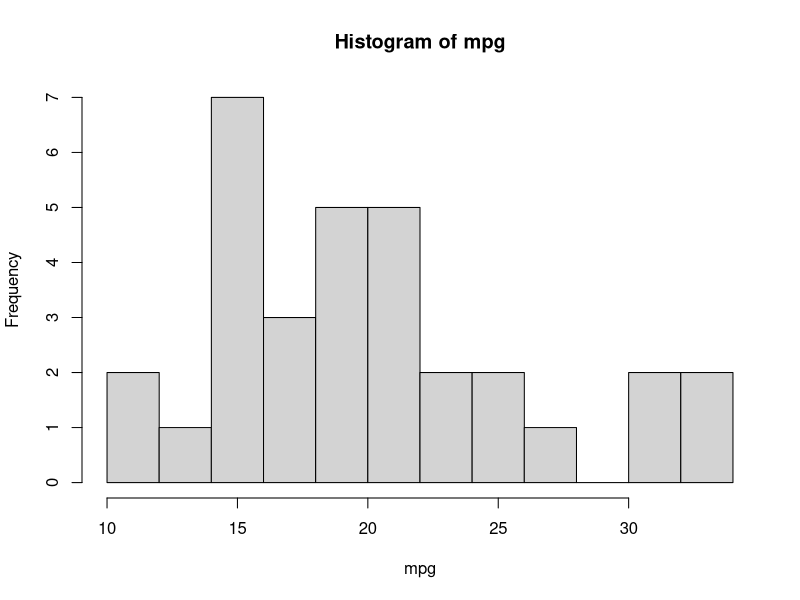

Here is the R script that generated this plot:
## ---- chunk 1
var_his <- "mpg"; break_ch <- 10
hist(mtcars[, var_his] , xlab =  var_his, main = paste("Histogram of", var_his), breaks = break_ch)
## ---- chunk 2
regressors <- c("wt" = "wt", "qsec" = "qsec",  "gear"= "gear", "carb"= "carb")
dataforlm <- mtcars[, c("mpg",regressors)]
fit_gear <- lm(mpg  ~ ., data =  dataforlm )
fit_gear
